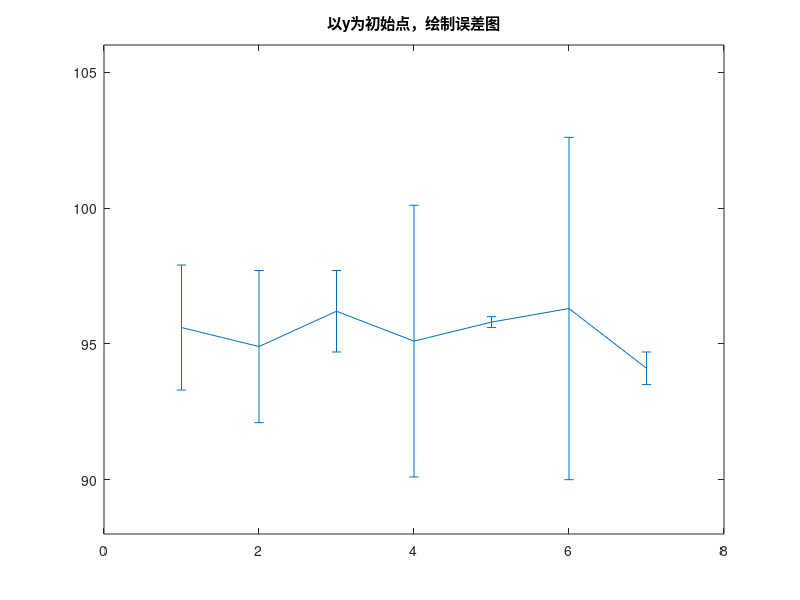

MATLAB code for this plot:
x=[93.3 92.1 94.7 90.1 95.6 90.0 94.7];
y=[95.6 94.9 96.2 95.1 95.8 96.3 94.1];
e=abs(x-y);
errorbar(y,e)
title('以y为初始点，绘制误差图')
axis([0 8 88 106])%调整坐标轴范围